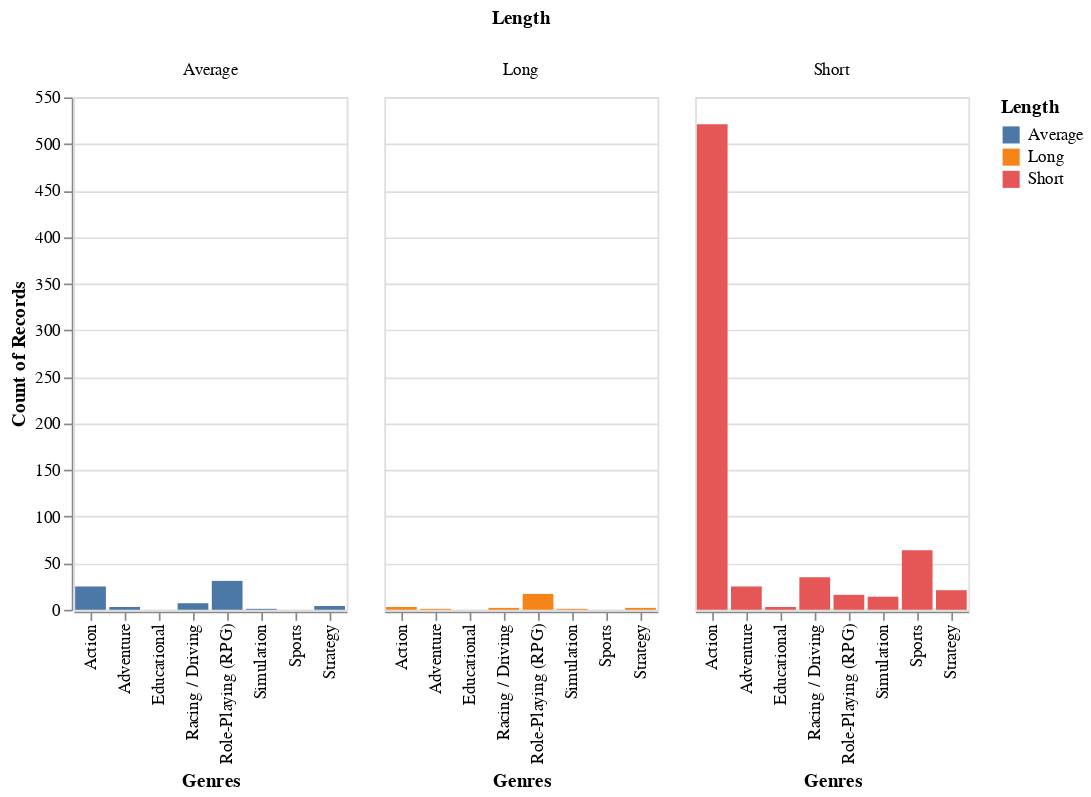

The cell this chart's notebook holds for it:
### Markdown cell above
#### **Instructions**
1. **Context:**
    - We have a faceted bar chart. The `x` axis encodes the `Genres` column in the data and the columns encode the newly added category `Length`.
2. **Analyze Genres:**
    - Observe the bar charts to identify the top genre for the each length.
    - You can hover on the bars to get the exact frequency.
3. **Document Findings:**
    - Note down the most common Genre for each length based on your interactive analysis in a new markdown cell.

### Code cell
NEW_COLUMN = "Length"

chart = alt.Chart(df_task_3a).mark_bar().encode(
    x="Genres:N",
    y="count():Q",
    color=f"{NEW_COLUMN}:N",
    column=f"{NEW_COLUMN}:N",
    tooltip="count()"
)
chart

### Figure 1 — Vega-Lite specification as saved in the notebook (floating-point values rounded to 4 significant figures; data arrays with more than 128 entries replaced by an {"elided": "..."} marker saying what was removed)
{"config": {"view": {"continuousWidth": 300, "continuousHeight": 300}}, "data": {"name": "data-82ee7ae2f8680e651ef432d38931a67c"}, "mark": {"type": "bar"}, "encoding": {"color": {"field": "Length", "type": "nominal"}, "column": {"field": "Length", "type": "nominal"}, "tooltip": {"aggregate": "count", "type": "quantitative"}, "x": {"field": "Genres", "type": "nominal"}, "y": {"aggregate": "count", "type": "quantitative"}}, "$schema": "https://vega.github.io/schema/vega-lite/v5.15.1.json", "datasets": {"data-82ee7ae2f8680e651ef432d38931a67c": {"elided": "796 records"}}}
